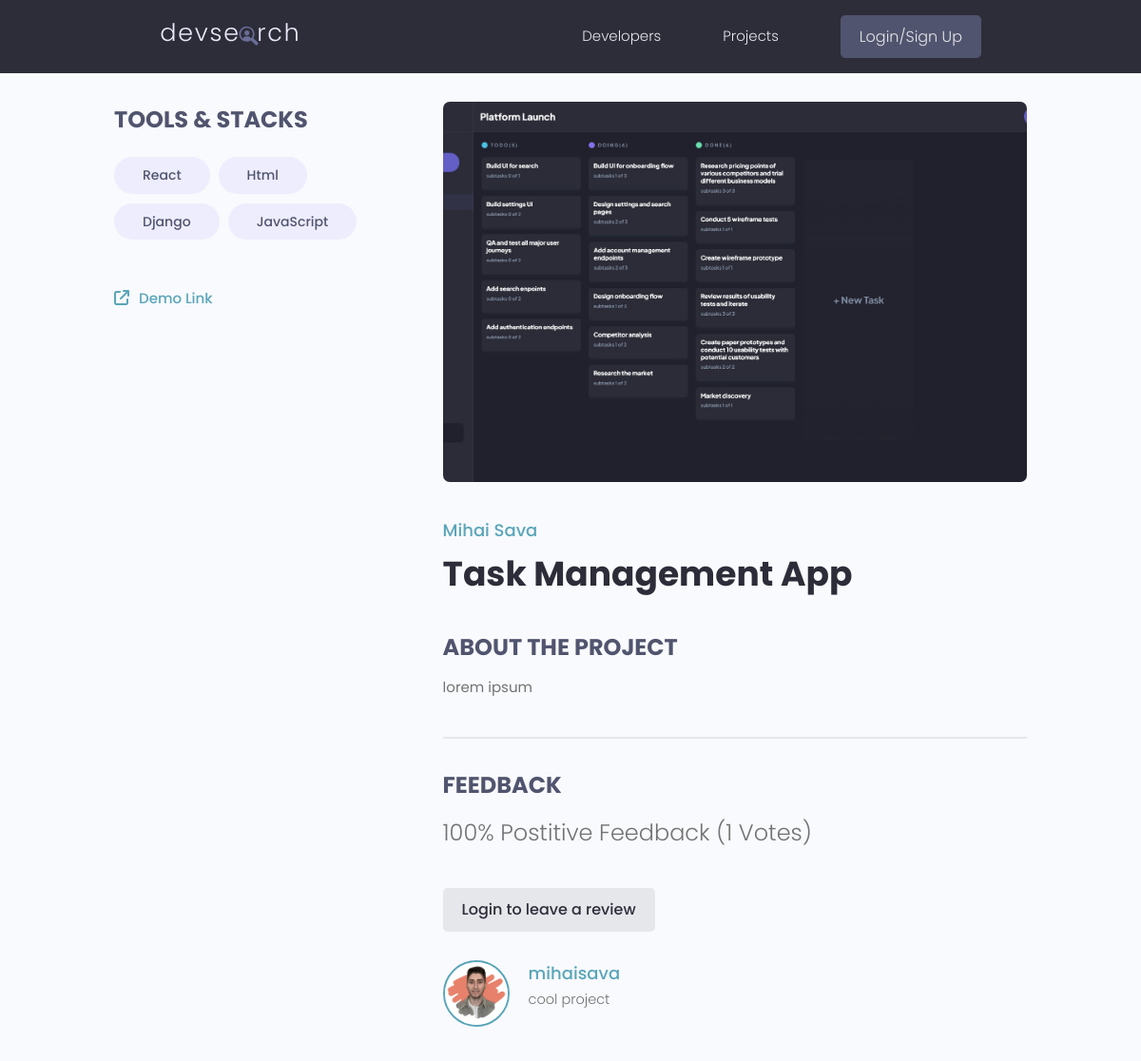
The page /projects/project/7a3c5f02-a041-4bc5-acb0-e46a24bb432a/ on the database as committed earlier.
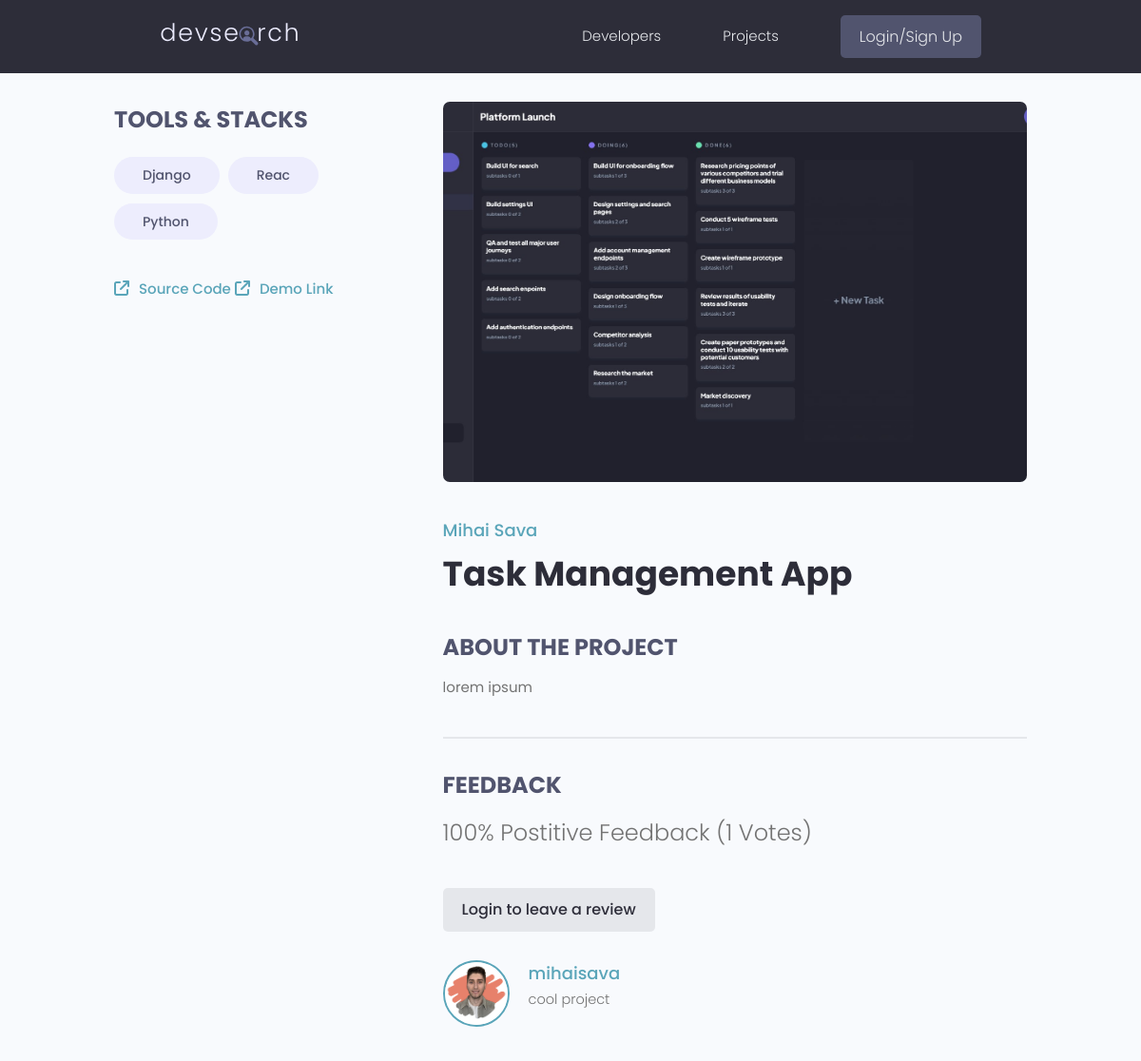
The same page on the database as committed later.
### projects/models.py (models this page shows, shortened)
class Tag(models.Model):
    name = models.CharField(max_length=200)
    created = models.DateTimeField(auto_now_add=True)
    id = models.UUIDField(default=uuid.uuid4, unique=True,
                          primary_key=True, editable=False)

class Project(models.Model):
    owner = models.ForeignKey(
        Profile, null=True, blank=True, on_delete=models.CASCADE)
    title = models.CharField(max_length=200)
    description = models.TextField(null=True, blank=True)
    featured_imaged = models.ImageField(
        null=True, blank=True, default='default.jpg')
    demo_link = models.CharField(max_length=1000, null=True, blank=True)
    source_link = models.CharField(max_length=1000, null=True, blank=True)
    vote_total = models.IntegerField(default=0)
    vote_ratio = models.IntegerField(default=0)
    tags = models.ManyToManyField('Tag', blank=True)
    created = models.DateTimeField(auto_now_add=True)
    id = models.UUIDField(default=uuid.uuid4, unique=True,
                          primary_key=True, editable=False)
    class Meta:
        ordering = ['-vote_ratio', '-vote_total', 'title']
    @property
    def imageURL(self):
        try:
            img = self.featured_imaged
        except:
            img = ''
        return img
    @property
    def reviewers(self):
        queryset = self.review_set.all().values_list('owner__id', flat=True)
        return queryset

class Review(models.Model):
    VOTE_TYPE = (
        ('up', 'up'),
        ('down', 'down'),
    )
    owner = models.ForeignKey(
        Profile, on_delete=models.CASCADE, null=True, blank=True)
    project = models.ForeignKey(
        Project, on_delete=models.CASCADE, null=True, blank=True)
    body = models.TextField(null=True, blank=True)
    value = models.CharField(max_length=50, choices=VOTE_TYPE)
    created = models.DateTimeField(auto_now_add=True)
    id = models.UUIDField(default=uuid.uuid4, unique=True,
                          primary_key=True, editable=False)
    class Meta:
        unique_together = [['owner', 'project']]

### users/models.py (models this page shows, shortened)
class Profile(models.Model):
    user = models.OneToOneField(
        User, on_delete=models.CASCADE, null=True, blank=True)
    name = models.CharField(max_length=200, null=True, blank=True)
    email = models.EmailField(max_length=500, null=True, blank=True)
    username = models.CharField(max_length=200, null=True, blank=True)
    location = models.CharField(max_length=200, null=True, blank=True)
    short_intro = models.CharField(max_length=500, null=True, blank=True)
    bio = models.TextField(null=True, blank=True)
    profile_image = models.ImageField(
        null=True, blank=True, upload_to='profiles/', default='profiles/user-default.png')
    social_github = models.CharField(max_length=200, null=True, blank=True)
    social_twitter = models.CharField(max_length=200, null=True, blank=True)
    social_linkedin = models.CharField(max_length=200, null=True, blank=True)
    social_youtube = models.CharField(max_length=200, null=True, blank=True)
    social_website = models.CharField(max_length=200, null=True, blank=True)
    created = models.DateTimeField(auto_now_add=True)
    id = models.UUIDField(default=uuid.uuid4, unique=True,
                          primary_key=True, editable=False)
    def __str__(self):
        return str(self.username)
    class Meta:
        ordering = ['created']

### projects/views.py (the view, shortened to what this page needs)
# urls.py: path('project/<str:pk>/', views.singleProject, name='project'),
def singleProject(request, pk):
    project = Project.objects.get(id=pk)
    form = ReviewFrom()
    context = {'project': project, 'form': form}
    return render(request, 'projects/project-page.html', context)

### projects/templates/projects/project-page.html (shortened to what this page needs)
{% extends 'main.html' %}
{% block body %}
    <main class="singleProject my-md">
        <div class="container">
            <div class="layout">
                <div class="column column--1of3">
                    <h3 class="singleProject__subtitle">Tools & Stacks</h3>
                    <div class="singleProject__toolStack">
                        {% for tag in project.tags.all %}
                            <span class="tag tag--pill tag--sub tag--lg">
                            <small>{{ tag.name }}</small>
                            </span>
                        {% endfor %}
                    </div>
                    {% if project.source_link %}
                        <a class="singleProject__liveLink" href="{{project.source_link}}" target="_blank"><i class="fa-solid fa-arrow-up-right-from-square"></i>Source Code</a>
                    {% endif %}
                    {% if project.demo_link %}
                        <a class="singleProject__liveLink" href="{{project.demo_link}}" target="_blank"><i class="fa-solid fa-arrow-up-right-from-square"></i>Demo Link</a>
                    {% endif %}
                </div>
                <div class="column column--2of3">
                    <img class="singleProject__preview" src="{{project.imageURL.url}}" alt="portfolio thumbnail" />
                    <a href="{% url 'user-profile' project.owner.id %}" class="singleProject__developer">{{project.owner.name}}</a>
                    <h2 class="singleProject__title">{{ project.title }}</h2>
                    <h3 class="singleProject__subtitle">About the Project</h3>
                    <div class="singleProject__info">
                        {{ project.description|linebreaksbr }}
                    </div>
                    <div class="comments">
                        <h3 class="singleProject__subtitle">Feedback</h3>
                        <h5 class="project--rating">
                        {{ project.vote_ratio}}% Postitive Feedback ({{project.vote_total}} Votes)
                        </h5>
                        {% if request.user.profile.id in project.reviewers %}
                            <p>You have already submitted your reviews for this project</p>
                        {% elif request.user.profile == project.owner %}
                            <p></p>
                        {% else %}
                            <a href="{% url 'login' %}?next={{request.path}}" class="btn">Login to leave a review</a>
                        {% endif %}
                        <div class="commentList">
                            {% for review in project.review_set.all %}
                                {% if review.body %}
                                    <div class="comment">
                                        <a href="{% url 'user-profile' review.owner.id %}">
                                        <img class="avatar avatar--md"
                                            src="{{review.owner.profile_image.url}}" alt="user" />
                                        </a>
                                        <div class="comment__details">
                                            <a href="{% url 'user-profile' review.owner.id %}" class="comment__author">{{ review.owner }}</a>
                                            <p class="comment__info">
                                                {{ review.body|linebreaksbr }}
                                            </p>
                                        </div>
                                    </div>
                                {% endif %}
                            {% endfor %}
                        </div>
                    </div>
                </div>
            </div>
        </div>
    </main>
{% endblock %}

### templates/main.html (shortened to what this page needs)
<!DOCTYPE html>
{% load static %}
<html lang="en">
<head>
    <link rel="stylesheet" href="https://cdnjs.cloudflare.com/ajax/libs/font-awesome/6.3.0/css/all.min.css" />
    <link rel="stylesheet" href="{% static 'uikit/styles/uikit.css' %}" />
    <link rel="stylesheet" href="{% static 'styles/app.css' %}" />
</head>
<body>
    <header class="header">
        <div class="container container--narrow">
            <a href="{% url 'profiles' %}" class="header__logo">
            <img src="{% static 'images/logo.svg' %}" alt="DevSearch Logo" />
            </a>
            <nav class="header__nav">
            <ul class="header__menu">
                <li class="header__menuItem"><a href="{% url 'profiles' %}">Developers</a></li>
                <li class="header__menuItem"><a href="{% url 'projects' %}">Projects</a></li>
                {% if request.user.is_authenticated %}
                <li class="header__menuItem"><a href="{% url 'inbox' %}">Inbox</a></li>
                <li class="header__menuItem"><a href="{% url 'user-account' %}">Account</a></li>
                    <li class="header__menuItem"><a href="{% url 'logout' %}" class="btn btn--sub">Logout</a></li>
                {% else %}
                    <li class="header__menuItem"><a href="{% url 'login' %}" class="btn btn--sub">Login/Sign Up</a></li>
                {% endif %}
            </ul>
            </nav>
        </div>
    </header>
    {% block body %}
    {% endblock %}
</body>
</html>

### static/styles/app.css (style rules this page uses)
:root { --color-sub: #2d2d39; }
.btn--sub { background-color: var(--color-sub-light); }
img { width: 100%; }
.header { position: sticky; z-index: 111; background-color: var(--color-sub); padding: 1.5rem 0; }
.header > .container { display: flex; justify-content: space-between; align-items: center; }
.header__logo > img { height: 3.8rem; }
.header__nav > ul { display: inline-flex; align-items: center; list-style: none; gap: 6.5rem; }
.header__menuItem > a { color: var(--color-light); font-weight: 300; }
.singleProject .column--1of3 { order: 2; }
@media screen and (min-width: 1081px) { .singleProject .column--1of3 { order: 1; } }
@media screen and (min-width: 1081px) { .singleProject .column--2of3 { order: 2; } }
.singleProject__toolStack { margin-top: 2rem; margin-bottom: 4rem; }
.singleProject__liveLink { font-weight: 500; transition: all 0.3s ease-in-out; border-bottom: 2px solid transparent; }
.singleProject__liveLink i { display: inline-block; font-size: 1.6rem; margin-right: 1rem; }
.singleProject__preview { height: 50vh; object-fit: cover; object-position: top center; margin-bottom: 3rem; border-radius: 0.7rem; }
.singleProject__developer { font-size: 1.8rem; font-weight: 500; }
.singleProject__title { font-size: 3.6rem; font-weight: 700; color: var(--color-sub); margin-bottom: 3rem; }
.project--rating { margin-bottom: 1.6em; margin-top: .5em; }
.singleProject__subtitle { text-transform: uppercase; font-size: 2.4rem; font-weight: 700; color: var(--color-sub-light); margin-bottom: 1rem; }
.comments { margin-top: 4rem; padding-top: 3rem; border-top: 2px solid var(--color-light); }
.commentList { margin: 3rem 0; }
.comment { display: flex; gap: 2rem; }
.comment__author { font-size: 1.8rem; }
.comment__info { font-size: 1.45rem; }

### static/uikit/styles/modules/_variables.css (style rules this page uses)
:root { --color-main: #5aa5b9; --color-main-light: #e6faff; --color-sub: #3f4156; --color-sub-light: #51546e; --color-sub-lighter: #ededfd; --color-text: #737373; --color-gray: #8b8b8b; --color-light: #e5e7eb; --color-light-gray: #767676; --color-bg: #f8fafd; --color-white: #fffefd; --color-white-light: #f3f3f3; --color-success: #359e64; --color-success-bg: #def8e8; --color-error: #fc4b0b; --color-error-bg: #fff2ee; --font-base: 'Poppins', arial, helvetica, 'Segoe UI', roboto, ubuntu, sans-serif; --font-monospace: 'Fira Code', 'Courier New', courier, monospace; --font-regular: 300; --font-medium: 500; --font-bold: 700; --generic-shadow: 1px 1px 5px #00000010; --generic-transition: all 0.3s ease-in-out; }

### static/uikit/styles/modules/_base.css (style rules this page uses)
* { margin: 0; padding: 0; box-sizing: border-box; text-rendering: optimizeLegibility; color: inherit; font-size: inherit; }
html { font-size: 50%; }
@media only screen and (min-width: 480px) { html { font-size: 56.25%; } }
@media only screen and (min-width: 1200px) { html { font-size: 62.5%; } }
body { line-height: 1.6; font-weight: 400; font-size: 1.5rem; color: var(--color-text); background-color: var(--color-bg); min-height: 100vh; }

### static/uikit/styles/modules/_typography.css (style rules this page uses)
* { font-family: var(--font-base); }
h2 { font-size: 3.6rem; font-weight: var(--font-bold); }
h3 { font-size: 3.2rem; font-weight: var(--font-medium); }
h5 { font-size: 2.4rem; font-weight: var(--font-medium); }
h5, h6 { font-weight: var(--font-regular); }
p, span, strong { font-size: 1.6rem; color: var(--color-text); font-weight: var(--font-regular); }
a { padding-bottom: 2px; text-decoration: none; display: inline-block; color: var(--color-main); font-weight: var(--font-medium); }

### static/uikit/styles/modules/_utilities.css (style rules this page uses)
.container { width: 92%; max-width: 165rem; margin: 0 auto; box-sizing: border-box; }
.container--narrow { width: 92%; max-width: 120rem; }
@media screen and (min-width: 1000px) { .container { width: 90%; } }
@media screen and (min-width: 1000px) { .container--narrow { width: 85%; } }
@media screen and (min-width: 1200px) { .container { width: 80%; } }
@media screen and (min-width: 1200px) { .container--narrow { width: 72%; } }
.my-md { margin: 3rem auto; }

### static/uikit/styles/modules/_avatar.css (style rules this page uses)
.avatar { border-radius: 50%; border: 2px solid var(--color-main); object-fit: cover; }
.avatar--md { height: 7rem; width: 7rem; }

### static/uikit/styles/modules/_layout.css (style rules this page uses)
.layout { display: flex; flex-flow: row wrap; justify-content: space-between; }
.layout > .column { margin-bottom: 3rem; }
.layout > .column.column--1of3 { flex-basis: 30%; }
.layout > .column.column--2of3 { flex-basis: 64%; }

Rows that differ between the two databases and show on the page:
removed Tag: name "React"
removed Tag: name "Html"
removed Tag: name "JavaScript"
added Tag: name "Reac"
added Tag: name "Python"
Other text that changed with them:
text now shown: "Source Code"
